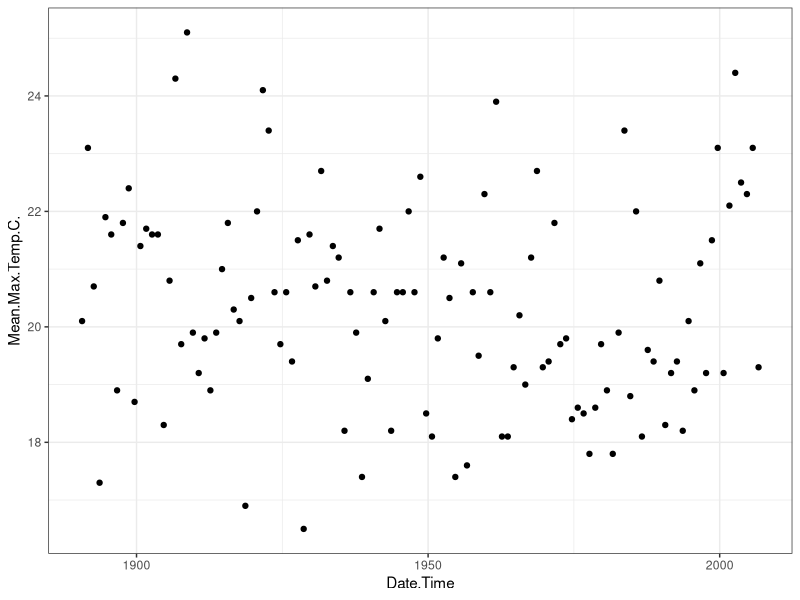
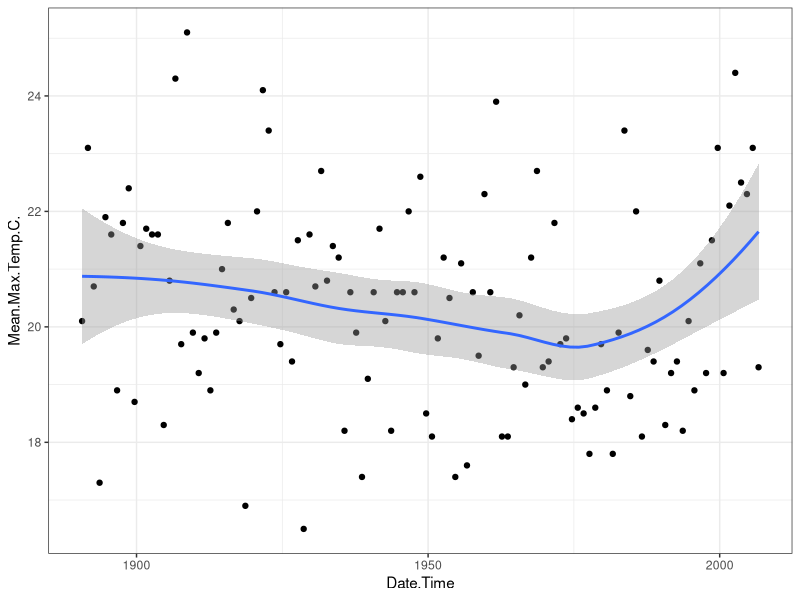
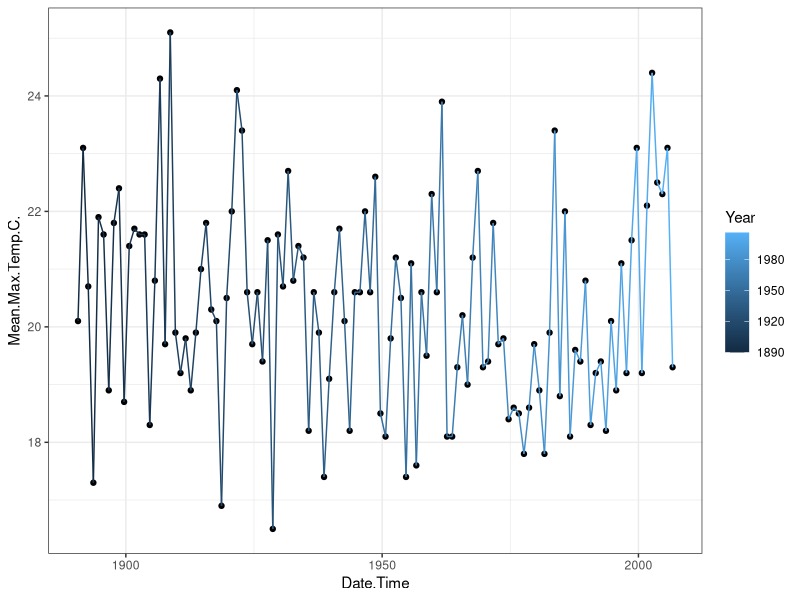
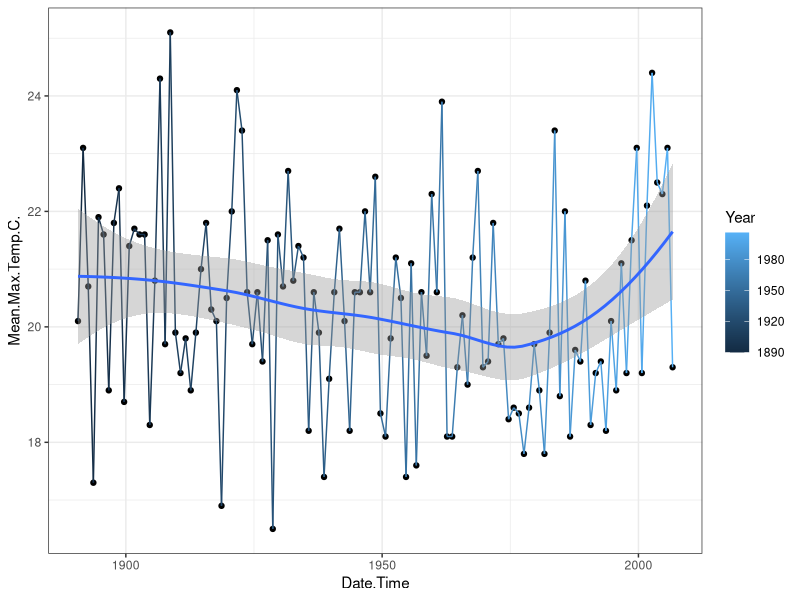
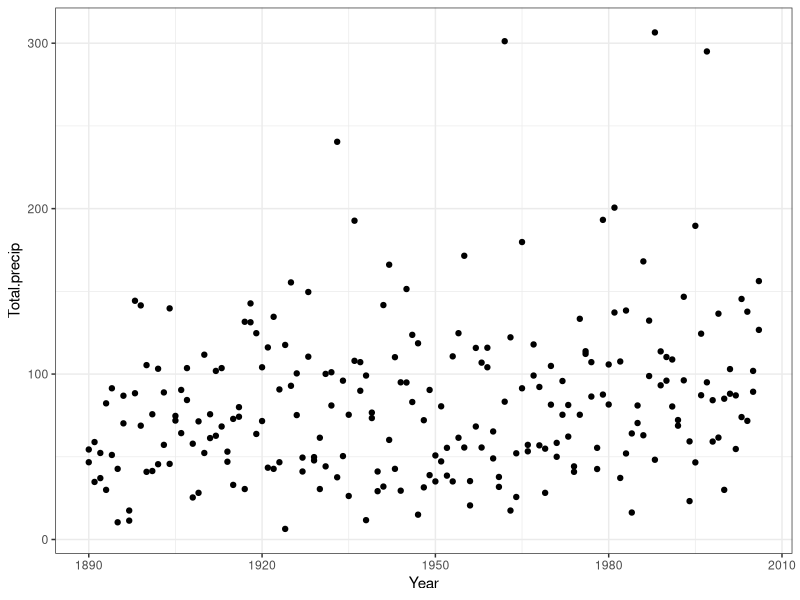
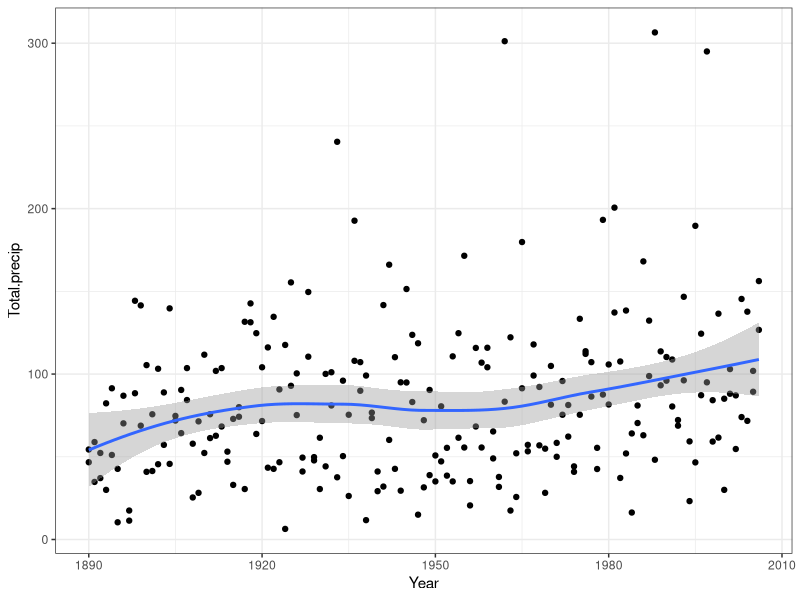
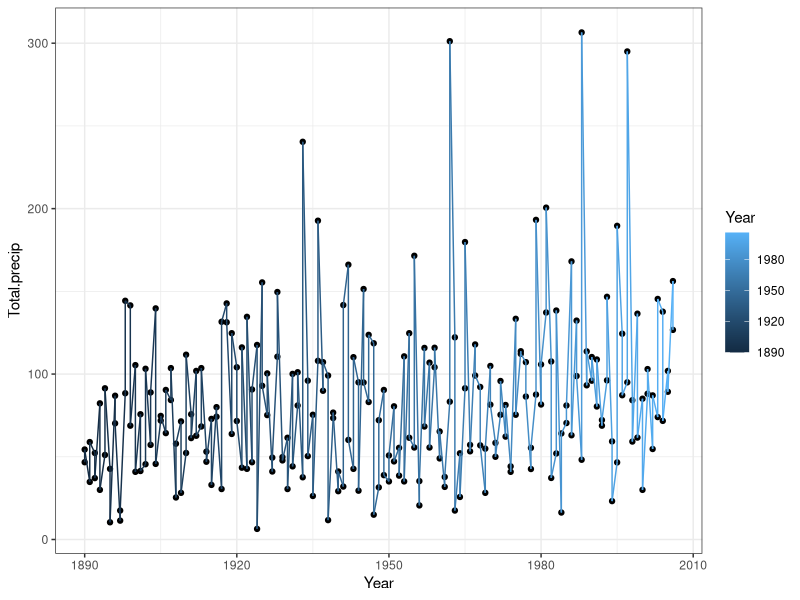
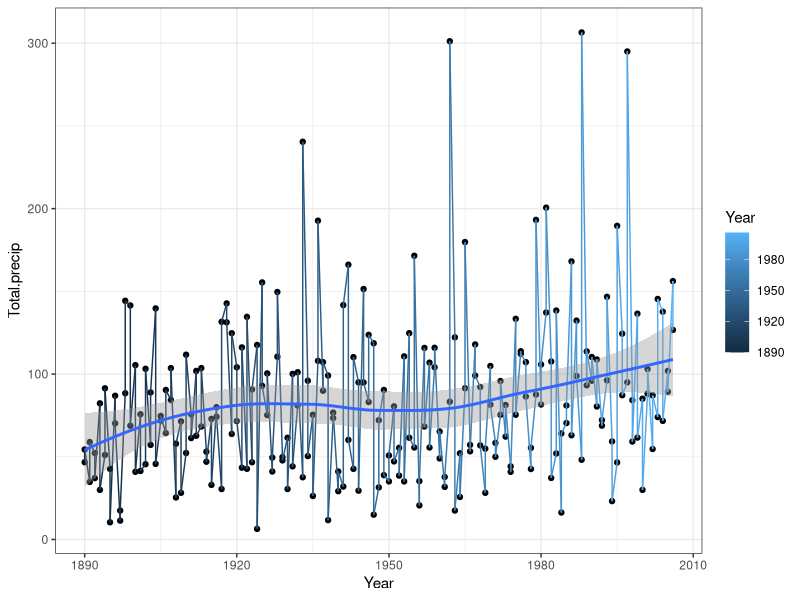

Write R code to recreate these figures, in order.
## ---- chunk 1
knitr::opts_chunk$set(
  echo=TRUE, warning=FALSE, message=FALSE, fig.align="center", fig.retina=3
)
## ---- chunk 2
library(tidyverse)
theme_set(theme_bw())
## ---- chunk 3
weather <- read_csv("./data/ottawa-all-monthly.csv")

head(weather)
## ---- chunk 4
dim(weather)
nrow(weather)
ncol(weather)
names(weather)
length(names(weather))
## ---- chunk 5
September <- weather %>%
  filter(Month == "09")
## ---- chunk 6
ggplot(September, aes(x=Date.Time, y=Mean.Max.Temp.C.))+
  geom_point()
## ---- chunk 7
ggplot(September, aes(x=Date.Time, y=Mean.Max.Temp.C.))+
  geom_point()+
  geom_smooth(method = "loess", formula = y ~ x)
## ---- chunk 8
ggplot(September, aes(x=Date.Time, y=Mean.Max.Temp.C.))+
  geom_point()+
  geom_line(aes(colour=Year))
## ---- chunk 9
ggplot(September, aes(x=Date.Time, y=Mean.Max.Temp.C.))+
  geom_point()+
  geom_line(aes(colour=Year))+
  geom_smooth(method = "loess" ,formula = y ~ x)
## ---- chunk 10
October <- weather %>%
  filter(Month == "10")
## ---- chunk 11
SeptOct <- bind_rows(September, October)

dim(SeptOct)
## ---- chunk 12
SeptOct <- SeptOct %>%
  select(Year, Month, Mean.Max.Temp.C., Mean.Min.Temp.C., Total.Rain.mm., Total.Snow.cm.)
## ---- chunk 13
SeptOctnew <- SeptOct %>%
  mutate(Total.precip = Total.Rain.mm. + Total.Snow.cm.*10)
## ---- chunk 14
ggplot(SeptOctnew, aes(x=Year, y=Total.precip))+
  geom_point()
## ---- chunk 15
ggplot(SeptOctnew, aes(x=Year, y=Total.precip))+
  geom_point()+
  geom_smooth(method = "loess", formula = y ~ x)
## ---- chunk 16
ggplot(SeptOctnew, aes(x=Year, y=Total.precip))+
  geom_point()+
  geom_line(aes(colour=Year))
## ---- chunk 17
ggplot(SeptOctnew, aes(x=Year, y=Total.precip))+
  geom_point()+
  geom_line(aes(colour=Year))+
  geom_smooth(method = "loess", formula = y ~ x)
## ---- chunk 18
ggplot(SeptOctnew, aes(x=Total.precip, y=Mean.Max.Temp.C.))+
  geom_point()+
  geom_smooth(method = "loess", formula = y ~ x)
## ---- chunk 19
ggplot(SeptOctnew, aes(x=Year, y=Total.precip), colour=Month)+
  geom_point()+
  geom_smooth(method = "loess", formula = y ~ x)
## ---- chunk 20
ggplot(SeptOctnew, aes(x=Year, y=Total.precip, colour=Month))+
  geom_point()+
  geom_smooth(method = "loess", formula = y ~ x)
## ---- chunk 21
weather %>%
  filter(Month %in% c("09", "10", "11")) %>%
  mutate(Precipitation = Total.Rain.mm. + 25 * Total.Snow.cm.) %>%
  ggplot(aes(x=Year, y=Precipitation))+
  geom_line(aes(colour=Month))+
  geom_smooth(method = "loess", formula = y ~ x)+
  facet_wrap(~Month)
